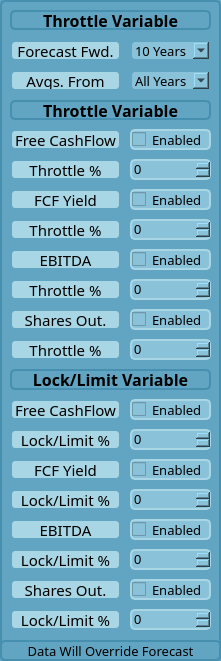
     <widget class="QFrame" name="frame_forecast_controlpanel">
      <property name="geometry">
       <rect>
        <x>10</x>
        <y>50</y>
        <width>221</width>
        <height>661</height>
       </rect>
      </property>
      <property name="font">
       <font>
        <pointsize>10</pointsize>
       </font>
      </property>
      <property name="styleSheet">
       <string notr="true">background-color: #61a5c2; 
border-radius: 5px;
border: 2px solid #468FAF;
</string>
      </property>
      <property name="frameShape">
       <enum>QFrame::StyledPanel</enum>
      </property>
      <property name="frameShadow">
       <enum>QFrame::Raised</enum>
      </property>
      <widget class="QLabel" name="label_forecast_throttle_9">
       <property name="geometry">
        <rect>
         <x>10</x>
         <y>159</y>
         <width>111</width>
         <height>21</height>
        </rect>
       </property>
       <property name="font">
        <font>
         <family>Bahnschrift SemiLight</family>
         <pointsize>11</pointsize>
         <bold>false</bold>
        </font>
       </property>
       <property name="autoFillBackground">
        <bool>false</bool>
       </property>
       <property name="styleSheet">
        <string notr="true">QLabel {
background-color: #A9D6E5;
border-radius:5px;
border: 2px solid #61A5C2;
}</string>
       </property>
       <property name="text">
        <string>Throttle %</string>
       </property>
       <property name="alignment">
        <set>Qt::AlignCenter</set>
       </property>
      </widget>
      <widget class="QSpinBox" name="spinBox_forecast_throttlefcf">
       <property name="geometry">
        <rect>
         <x>130</x>
         <y>159</y>
         <width>81</width>
         <height>21</height>
        </rect>
       </property>
       <property name="font">
        <font>
         <pointsize>10</pointsize>
        </font>
       </property>
       <property name="styleSheet">
        <string notr="true">QSpinBox {
background-color: #89C2D9;
border-radius:5px;
border: 2px solid #A9D6E5;
}
QSpinBox:hover
 {
background-color: #A9D6E5;
border-radius:5px;
border: 2px solid #61A5C2;
}</string>
       </property>
      </widget>
      <widget class="QComboBox" name="comboBox_forecast_avgofyears">
       <property name="geometry">
        <rect>
         <x>130</x>
         <y>70</y>
         <width>81</width>
         <height>21</height>
        </rect>
       </property>
       <property name="font">
        <font>
         <family>Bahnschrift SemiLight</family>
         <pointsize>10</pointsize>
         <bold>false</bold>
        </font>
       </property>
       <property name="layoutDirection">
        <enum>Qt::LeftToRight</enum>
       </property>
       <property name="styleSheet">
        <string notr="true">QComboBox {
   background-color: #89c2d9;
	border-radius: 5px; 
	border:2px solid #61a5c2;
	text-align: center;
}
QComboBox:hover
{
   background-color:#468FAF;
   border:2px solid #2C7DA0;
}
</string>
       </property>
       <property name="sizeAdjustPolicy">
        <enum>QComboBox::AdjustToContentsOnFirstShow</enum>
       </property>
       <item>
        <property name="text">
         <string>All Years</string>
        </property>
       </item>
       <item>
        <property name="text">
         <string>10 Years</string>
        </property>
       </item>
       <item>
        <property name="text">
         <string>5 Years</string>
        </property>
       </item>
       <item>
        <property name="text">
         <string>3 Years</string>
        </property>
       </item>
      </widget>
      <widget class="QCheckBox" name="checkBox_forecast_enabledfcf">
       <property name="geometry">
        <rect>
         <x>130</x>
         <y>129</y>
         <width>81</width>
         <height>21</height>
        </rect>
       </property>
       <property name="font">
        <font>
         <family>Bahnschrift SemiLight</family>
         <pointsize>10</pointsize>
        </font>
       </property>
       <property name="styleSheet">
        <string notr="true">QCheckBox {
background-color: #89C2D9;
border-radius:5px;
border: 2px solid #A9D6E5;
}
QCheckBox:hover
 {
background-color: #A9D6E5;
border-radius:5px;
border: 2px solid #61A5C2;
}</string>
       </property>
       <property name="text">
        <string>Enabled</string>
       </property>
      </widget>
      <widget class="QLabel" name="label_forecast_throttle_12">
       <property name="geometry">
        <rect>
         <x>10</x>
         <y>129</y>
         <width>111</width>
         <height>21</height>
        </rect>
       </property>
       <property name="font">
        <font>
         <family>Bahnschrift SemiLight</family>
         <pointsize>11</pointsize>
         <bold>false</bold>
        </font>
       </property>
       <property name="autoFillBackground">
        <bool>false</bool>
       </property>
       <property name="styleSheet">
        <string notr="true">QLabel {
background-color: #A9D6E5;
border-radius:5px;
border: 2px solid #61A5C2;
}</string>
       </property>
       <property name="text">
        <string>Free CashFlow</string>
       </property>
       <property name="alignment">
        <set>Qt::AlignCenter</set>
       </property>
      </widget>
      <widget class="QLabel" name="label_forecast_throttle_13">
       <property name="geometry">
        <rect>
         <x>10</x>
         <y>70</y>
         <width>111</width>
         <height>21</height>
        </rect>
       </property>
       <property name="font">
        <font>
         <family>Bahnschrift SemiLight</family>
         <pointsize>11</pointsize>
         <bold>false</bold>
        </font>
       </property>
       <property name="autoFillBackground">
        <bool>false</bool>
       </property>
       <property name="styleSheet">
        <string notr="true">QLabel {
background-color: #A9D6E5;
border-radius:5px;
border: 2px solid #61A5C2;
}</string>
       </property>
       <property name="text">
        <string>Avgs. From</string>
       </property>
       <property name="alignment">
        <set>Qt::AlignCenter</set>
       </property>
      </widget>
      <widget class="QLabel" name="label_forecast_throttle_14">
       <property name="geometry">
        <rect>
         <x>10</x>
         <y>40</y>
         <width>111</width>
         <height>21</height>
        </rect>
       </property>
       <property name="font">
        <font>
         <family>Bahnschrift SemiLight</family>
         <pointsize>11</pointsize>
         <bold>false</bold>
        </font>
       </property>
       <property name="autoFillBackground">
        <bool>false</bool>
       </property>
       <property name="styleSheet">
        <string notr="true">QLabel {
background-color: #A9D6E5;
border-radius:5px;
border: 2px solid #61A5C2;
}</string>
       </property>
       <property name="text">
        <string>Forecast Fwd.</string>
       </property>
       <property name="alignment">
        <set>Qt::AlignCenter</set>
       </property>
      </widget>
      <widget class="QComboBox" name="comboBox_forecast_projectyears">
       <property name="geometry">
        <rect>
         <x>130</x>
         <y>40</y>
         <width>81</width>
         <height>21</height>
        </rect>
       </property>
       <property name="font">
        <font>
         <family>Bahnschrift SemiLight</family>
         <pointsize>10</pointsize>
         <bold>false</bold>
        </font>
       </property>
       <property name="layoutDirection">
        <enum>Qt::LeftToRight</enum>
       </property>
       <property name="styleSheet">
        <string notr="true">QComboBox {
   background-color: #89c2d9;
	border-radius: 5px; 
	border:2px solid #61a5c2;
	text-align: center;
}
QComboBox:hover
{
   background-color:#468FAF;
   border:2px solid #2C7DA0;
}
</string>
       </property>
       <property name="sizeAdjustPolicy">
        <enum>QComboBox::AdjustToContentsOnFirstShow</enum>
       </property>
       <item>
        <property name="text">
         <string>10 Years</string>
        </property>
       </item>
       <item>
        <property name="text">
         <string>7 Years</string>
        </property>
       </item>
       <item>
        <property name="text">
         <string>5 Years</string>
        </property>
       </item>
      </widget>
      <widget class="QCheckBox" name="checkBox_forecast_enabledebitda">
       <property name="geometry">
        <rect>
         <x>130</x>
         <y>249</y>
         <width>81</width>
         <height>21</height>
        </rect>
       </property>
       <property name="font">
        <font>
         <family>Bahnschrift SemiLight</family>
         <pointsize>10</pointsize>
        </font>
       </property>
       <property name="styleSheet">
        <string notr="true">QCheckBox {
background-color: #89C2D9;
border-radius:5px;
border: 2px solid #A9D6E5;
}
QCheckBox:hover
 {
background-color: #A9D6E5;
border-radius:5px;
border: 2px solid #61A5C2;
}</string>
       </property>
       <property name="text">
        <string>Enabled</string>
       </property>
      </widget>
      <widget class="QSpinBox" name="spinBox_forecast_throttleebitda">
       <property name="geometry">
        <rect>
         <x>130</x>
         <y>279</y>
         <width>81</width>
         <height>21</height>
        </rect>
       </property>
       <property name="font">
        <font>
         <pointsize>10</pointsize>
        </font>
       </property>
       <property name="styleSheet">
        <string notr="true">QSpinBox {
background-color: #89C2D9;
border-radius:5px;
border: 2px solid #A9D6E5;
}
QSpinBox:hover
 {
background-color: #A9D6E5;
border-radius:5px;
border: 2px solid #61A5C2;
}</string>
       </property>
      </widget>
      <widget class="QLabel" name="label_forecast_throttle_15">
       <property name="geometry">
        <rect>
         <x>10</x>
         <y>249</y>
         <width>111</width>
         <height>21</height>
        </rect>
       </property>
       <property name="font">
        <font>
         <family>Bahnschrift SemiLight</family>
         <pointsize>11</pointsize>
         <bold>false</bold>
        </font>
       </property>
       <property name="autoFillBackground">
        <bool>false</bool>
       </property>
       <property name="styleSheet">
        <string notr="true">QLabel {
background-color: #A9D6E5;
border-radius:5px;
border: 2px solid #61A5C2;
}</string>
       </property>
       <property name="text">
        <string>EBITDA</string>
       </property>
       <property name="alignment">
        <set>Qt::AlignCenter</set>
       </property>
      </widget>
      <widget class="QLabel" name="label_forecast_throttle_16">
       <property name="geometry">
        <rect>
         <x>10</x>
         <y>279</y>
         <width>111</width>
         <height>21</height>
        </rect>
       </property>
       <property name="font">
        <font>
         <family>Bahnschrift SemiLight</family>
         <pointsize>11</pointsize>
         <bold>false</bold>
        </font>
       </property>
       <property name="autoFillBackground">
        <bool>false</bool>
       </property>
       <property name="styleSheet">
        <string notr="true">QLabel {
background-color: #A9D6E5;
border-radius:5px;
border: 2px solid #61A5C2;
}</string>
       </property>
       <property name="text">
        <string>Throttle %</string>
       </property>
       <property name="alignment">
        <set>Qt::AlignCenter</set>
       </property>
      </widget>
      <widget class="QLabel" name="label_forecast_throttle_19">
       <property name="geometry">
        <rect>
         <x>10</x>
         <y>100</y>
         <width>201</width>
         <height>20</height>
        </rect>
       </property>
       <property name="font">
        <font>
         <family>Bahnschrift SemiLight</family>
         <pointsize>12</pointsize>
         <bold>true</bold>
        </font>
       </property>
       <property name="styleSheet">
        <string notr="true">background-color: #61a5c2;
border: 2px solid #468FAF;</string>
       </property>
       <property name="text">
        <string>Throttle Variable</string>
       </property>
       <property name="alignment">
        <set>Qt::AlignCenter</set>
       </property>
      </widget>
      <widget class="QCheckBox" name="checkBox_forecast_enabledfcfyield">
       <property name="geometry">
        <rect>
         <x>130</x>
         <y>189</y>
         <width>81</width>
         <height>21</height>
        </rect>
       </property>
       <property name="font">
        <font>
         <family>Bahnschrift SemiLight</family>
         <pointsize>10</pointsize>
        </font>
       </property>
       <property name="styleSheet">
        <string notr="true">QCheckBox {
background-color: #89C2D9;
border-radius:5px;
border: 2px solid #A9D6E5;
}
QCheckBox:hover
 {
background-color: #A9D6E5;
border-radius:5px;
border: 2px solid #61A5C2;
}</string>
       </property>
       <property name="text">
        <string>Enabled</string>
       </property>
      </widget>
      <widget class="QLabel" name="label_forecast_throttle_17">
       <property name="geometry">
        <rect>
         <x>10</x>
         <y>189</y>
         <width>111</width>
         <height>21</height>
        </rect>
       </property>
       <property name="font">
        <font>
         <family>Bahnschrift SemiLight</family>
         <pointsize>11</pointsize>
         <bold>false</bold>
        </font>
       </property>
       <property name="autoFillBackground">
        <bool>false</bool>
       </property>
       <property name="styleSheet">
        <string notr="true">QLabel {
background-color: #A9D6E5;
border-radius:5px;
border: 2px solid #61A5C2;
}</string>
       </property>
       <property name="text">
        <string>FCF Yield</string>
       </property>
       <property name="alignment">
        <set>Qt::AlignCenter</set>
       </property>
      </widget>
      <widget class="QLabel" name="label_forecast_throttle_18">
       <property name="geometry">
        <rect>
         <x>10</x>
         <y>219</y>
         <width>111</width>
         <height>21</height>
        </rect>
       </property>
       <property name="font">
        <font>
         <family>Bahnschrift SemiLight</family>
         <pointsize>11</pointsize>
         <bold>false</bold>
        </font>
       </property>
       <property name="autoFillBackground">
        <bool>false</bool>
       </property>
       <property name="styleSheet">
        <string notr="true">QLabel {
background-color: #A9D6E5;
border-radius:5px;
border: 2px solid #61A5C2;
}</string>
       </property>
       <property name="text">
        <string>Throttle %</string>
       </property>
       <property name="alignment">
        <set>Qt::AlignCenter</set>
       </property>
      </widget>
      <widget class="QSpinBox" name="spinBox_forecast_throttlefcfyield">
       <property name="geometry">
        <rect>
         <x>130</x>
         <y>219</y>
         <width>81</width>
         <height>21</height>
        </rect>
       </property>
       <property name="font">
        <font>
         <pointsize>10</pointsize>
        </font>
       </property>
       <property name="styleSheet">
        <string notr="true">QSpinBox {
background-color: #89C2D9;
border-radius:5px;
border: 2px solid #A9D6E5;
}
QSpinBox:hover
 {
background-color: #A9D6E5;
border-radius:5px;
border: 2px solid #61A5C2;
}</string>
       </property>
      </widget>
      <widget class="QLabel" name="label_forecast_throttle_20">
       <property name="geometry">
        <rect>
         <x>10</x>
         <y>369</y>
         <width>201</width>
         <height>21</height>
        </rect>
       </property>
       <property name="font">
        <font>
         <family>Bahnschrift SemiLight</family>
         <pointsize>12</pointsize>
         <bold>true</bold>
        </font>
       </property>
       <property name="styleSheet">
        <string notr="true">background-color: #61a5c2;
border: 2px solid #468FAF;</string>
       </property>
       <property name="text">
        <string>Lock/Limit Variable</string>
       </property>
       <property name="alignment">
        <set>Qt::AlignCenter</set>
       </property>
      </widget>
      <widget class="QCheckBox" name="checkBox_forecast_enabledshares">
       <property name="geometry">
        <rect>
         <x>130</x>
         <y>309</y>
         <width>81</width>
         <height>21</height>
        </rect>
       </property>
       <property name="font">
        <font>
         <family>Bahnschrift SemiLight</family>
         <pointsize>10</pointsize>
        </font>
       </property>
       <property name="styleSheet">
        <string notr="true">QCheckBox {
background-color: #89C2D9;
border-radius:5px;
border: 2px solid #A9D6E5;
}
QCheckBox:hover
 {
background-color: #A9D6E5;
border-radius:5px;
border: 2px solid #61A5C2;
}</string>
       </property>
       <property name="text">
        <string>Enabled</string>
       </property>
      </widget>
      <widget class="QLabel" name="label_forecast_throttle">
       <property name="geometry">
        <rect>
         <x>10</x>
         <y>309</y>
         <width>111</width>
         <height>21</height>
        </rect>
       </property>
       <property name="font">
        <font>
         <family>Bahnschrift SemiLight</family>
         <pointsize>11</pointsize>
         <bold>false</bold>
        </font>
       </property>
       <property name="autoFillBackground">
        <bool>false</bool>
       </property>
       <property name="styleSheet">
        <string notr="true">QLabel {
background-color: #A9D6E5;
border-radius:5px;
border: 2px solid #61A5C2;
}</string>
       </property>
       <property name="text">
        <string>Shares Out.</string>
       </property>
       <property name="alignment">
        <set>Qt::AlignCenter</set>
       </property>
      </widget>
      <widget class="QLabel" name="label_forecast_throttle_2">
       <property name="geometry">
        <rect>
         <x>10</x>
         <y>339</y>
         <width>111</width>
         <height>21</height>
        </rect>
       </property>
       <property name="font">
        <font>
         <family>Bahnschrift SemiLight</family>
         <pointsize>11</pointsize>
         <bold>false</bold>
        </font>
       </property>
       <property name="autoFillBackground">
        <bool>false</bool>
       </property>
       <property name="styleSheet">
        <string notr="true">QLabel {
background-color: #A9D6E5;
border-radius:5px;
border: 2px solid #61A5C2;
}</string>
       </property>
       <property name="text">
        <string>Throttle %</string>
       </property>
       <property name="alignment">
        <set>Qt::AlignCenter</set>
       </property>
      </widget>
      <widget class="QSpinBox" name="spinBox_forecast_throttlesharesout">
       <property name="geometry">
        <rect>
         <x>130</x>
         <y>339</y>
         <width>81</width>
         <height>21</height>
        </rect>
       </property>
       <property name="font">
        <font>
         <pointsize>10</pointsize>
        </font>
       </property>
       <property name="styleSheet">
        <string notr="true">QSpinBox {
background-color: #89C2D9;
border-radius:5px;
border: 2px solid #A9D6E5;
}
QSpinBox:hover
 {
background-color: #A9D6E5;
border-radius:5px;
border: 2px solid #61A5C2;
}</string>
       </property>
      </widget>
      <widget class="QCheckBox" name="checkBox_forecast_lockenabled_ebitda">
       <property name="geometry">
        <rect>
         <x>130</x>
         <y>519</y>
         <width>81</width>
         <height>21</height>
        </rect>
       </property>
       <property name="font">
        <font>
         <family>Bahnschrift SemiLight</family>
         <pointsize>10</pointsize>
        </font>
       </property>
       <property name="styleSheet">
        <string notr="true">QCheckBox {
background-color: #89C2D9;
border-radius:5px;
border: 2px solid #A9D6E5;
}
QCheckBox:hover
 {
background-color: #A9D6E5;
border-radius:5px;
border: 2px solid #61A5C2;
}</string>
       </property>
       <property name="text">
        <string>Enabled</string>
       </property>
      </widget>
      <widget class="QCheckBox" name="checkBox_forecast_lockenabled_fcf">
       <property name="geometry">
        <rect>
         <x>130</x>
         <y>399</y>
         <width>81</width>
         <height>21</height>
        </rect>
       </property>
       <property name="font">
        <font>
         <family>Bahnschrift SemiLight</family>
         <pointsize>10</pointsize>
        </font>
       </property>
       <property name="styleSheet">
        <string notr="true">QCheckBox {
background-color: #89C2D9;
border-radius:5px;
border: 2px solid #A9D6E5;
}
QCheckBox:hover
 {
background-color: #A9D6E5;
border-radius:5px;
border: 2px solid #61A5C2;
}</string>
       </property>
       <property name="text">
        <string>Enabled</string>
       </property>
      </widget>
      <widget class="QLabel" name="label_forecast_throttle_3">
       <property name="geometry">
        <rect>
         <x>10</x>
         <y>399</y>
         <width>111</width>
         <height>21</height>
        </rect>
       </property>
       <property name="font">
        <font>
         <family>Bahnschrift SemiLight</family>
         <pointsize>11</pointsize>
         <bold>false</bold>
        </font>
       </property>
       <property name="autoFillBackground">
        <bool>false</bool>
       </property>
       <property name="styleSheet">
        <string notr="true">QLabel {
background-color: #A9D6E5;
border-radius:5px;
border: 2px solid #61A5C2;
}</string>
       </property>
       <property name="text">
        <string>Free CashFlow</string>
       </property>
       <property name="alignment">
        <set>Qt::AlignCenter</set>
       </property>
      </widget>
      <widget class="QLabel" name="label_forecast_throttle_4">
       <property name="geometry">
        <rect>
         <x>10</x>
         <y>459</y>
         <width>111</width>
         <height>21</height>
        </rect>
       </property>
       <property name="font">
        <font>
         <family>Bahnschrift SemiLight</family>
         <pointsize>11</pointsize>
         <bold>false</bold>
        </font>
       </property>
       <property name="autoFillBackground">
        <bool>false</bool>
       </property>
       <property name="styleSheet">
        <string notr="true">QLabel {
background-color: #A9D6E5;
border-radius:5px;
border: 2px solid #61A5C2;
}</string>
       </property>
       <property name="text">
        <string>FCF Yield</string>
       </property>
       <property name="alignment">
        <set>Qt::AlignCenter</set>
       </property>
      </widget>
      <widget class="QLabel" name="label_forecast_throttle_5">
       <property name="geometry">
        <rect>
         <x>10</x>
         <y>579</y>
         <width>111</width>
         <height>21</height>
        </rect>
       </property>
       <property name="font">
        <font>
         <family>Bahnschrift SemiLight</family>
         <pointsize>11</pointsize>
         <bold>false</bold>
        </font>
       </property>
       <property name="autoFillBackground">
        <bool>false</bool>
       </property>
       <property name="styleSheet">
        <string notr="true">QLabel {
background-color: #A9D6E5;
border-radius:5px;
border: 2px solid #61A5C2;
}</string>
       </property>
       <property name="text">
        <string>Shares Out.</string>
       </property>
       <property name="alignment">
        <set>Qt::AlignCenter</set>
       </property>
      </widget>
      <widget class="QCheckBox" name="checkBox_forecast_lockenabled_fcfyield">
       <property name="geometry">
        <rect>
         <x>130</x>
         <y>459</y>
         <width>81</width>
         <height>21</height>
        </rect>
       </property>
       <property name="font">
        <font>
         <family>Bahnschrift SemiLight</family>
         <pointsize>10</pointsize>
        </font>
       </property>
       <property name="styleSheet">
        <string notr="true">QCheckBox {
background-color: #89C2D9;
border-radius:5px;
border: 2px solid #A9D6E5;
}
QCheckBox:hover
 {
background-color: #A9D6E5;
border-radius:5px;
border: 2px solid #61A5C2;
}</string>
       </property>
       <property name="text">
        <string>Enabled</string>
       </property>
      </widget>
      <widget class="QSpinBox" name="spinBox_forecast_lockfcf">
       <property name="geometry">
        <rect>
         <x>130</x>
         <y>429</y>
         <width>81</width>
         <height>21</height>
        </rect>
       </property>
       <property name="font">
        <font>
         <pointsize>10</pointsize>
        </font>
       </property>
       <property name="styleSheet">
        <string notr="true">QSpinBox {
background-color: #89C2D9;
border-radius:5px;
border: 2px solid #A9D6E5;
}
QSpinBox:hover
 {
background-color: #A9D6E5;
border-radius:5px;
border: 2px solid #61A5C2;
}</string>
       </property>
      </widget>
      <widget class="QCheckBox" name="checkBox_forecast_lockenabled_shares">
       <property name="geometry">
        <rect>
         <x>130</x>
         <y>579</y>
         <width>81</width>
         <height>21</height>
        </rect>
       </property>
       <property name="font">
        <font>
         <family>Bahnschrift SemiLight</family>
         <pointsize>10</pointsize>
        </font>
       </property>
       <property name="styleSheet">
        <string notr="true">QCheckBox {
background-color: #89C2D9;
border-radius:5px;
border: 2px solid #A9D6E5;
}
QCheckBox:hover
 {
background-color: #A9D6E5;
border-radius:5px;
border: 2px solid #61A5C2;
}</string>
       </property>
       <property name="text">
        <string>Enabled</string>
       </property>
      </widget>
      <widget class="QSpinBox" name="spinBox_forecast_lockshares">
       <property name="geometry">
        <rect>
         <x>130</x>
         <y>609</y>
         <width>81</width>
         <height>21</height>
        </rect>
       </property>
       <property name="font">
        <font>
         <pointsize>10</pointsize>
        </font>
       </property>
       <property name="styleSheet">
        <string notr="true">QSpinBox {
background-color: #89C2D9;
border-radius:5px;
border: 2px solid #A9D6E5;
}
QSpinBox:hover
 {
background-color: #A9D6E5;
border-radius:5px;
border: 2px solid #61A5C2;
}</string>
       </property>
      </widget>
      <widget class="QLabel" name="label_forecast_throttle_6">
       <property name="geometry">
        <rect>
         <x>10</x>
         <y>519</y>
         <width>111</width>
         <height>21</height>
        </rect>
       </property>
       <property name="font">
        <font>
         <family>Bahnschrift SemiLight</family>
         <pointsize>11</pointsize>
         <bold>false</bold>
        </font>
       </property>
       <property name="autoFillBackground">
        <bool>false</bool>
       </property>
       <property name="styleSheet">
        <string notr="true">QLabel {
background-color: #A9D6E5;
border-radius:5px;
border: 2px solid #61A5C2;
}</string>
       </property>
       <property name="text">
        <string>EBITDA</string>
       </property>
       <property name="alignment">
        <set>Qt::AlignCenter</set>
       </property>
      </widget>
      <widget class="QSpinBox" name="spinBox_forecast_lockfcfyield">
       <property name="geometry">
        <rect>
         <x>130</x>
         <y>489</y>
         <width>81</width>
         <height>21</height>
        </rect>
       </property>
       <property name="font">
        <font>
         <pointsize>10</pointsize>
        </font>
       </property>
       <property name="styleSheet">
        <string notr="true">QSpinBox {
background-color: #89C2D9;
border-radius:5px;
border: 2px solid #A9D6E5;
}
QSpinBox:hover
 {
background-color: #A9D6E5;
border-radius:5px;
border: 2px solid #61A5C2;
}</string>
       </property>
      </widget>
      <widget class="QSpinBox" name="spinBox_forecast_lockebitda">
       <property name="geometry">
        <rect>
         <x>130</x>
         <y>549</y>
         <width>81</width>
         <height>21</height>
        </rect>
       </property>
       <property name="font">
        <font>
         <pointsize>10</pointsize>
        </font>
       </property>
       <property name="styleSheet">
        <string notr="true">QSpinBox {
background-color: #89C2D9;
border-radius:5px;
border: 2px solid #A9D6E5;
}
QSpinBox:hover
 {
background-color: #A9D6E5;
border-radius:5px;
border: 2px solid #61A5C2;
}</string>
       </property>
      </widget>
      <widget class="QLabel" name="label_forecast_throttle_7">
       <property name="geometry">
        <rect>
         <x>10</x>
         <y>429</y>
         <width>111</width>
         <height>21</height>
        </rect>
       </property>
       <property name="font">
        <font>
         <family>Bahnschrift SemiLight</family>
         <pointsize>11</pointsize>
         <bold>false</bold>
        </font>
       </property>
       <property name="autoFillBackground">
        <bool>false</bool>
       </property>
       <property name="styleSheet">
        <string notr="true">QLabel {
background-color: #A9D6E5;
border-radius:5px;
border: 2px solid #61A5C2;
}</string>
       </property>
       <property name="text">
        <string>Lock/Limit %</string>
       </property>
       <property name="alignment">
        <set>Qt::AlignCenter</set>
       </property>
      </widget>
      <widget class="QLabel" name="label_forecast_throttle_8">
       <property name="geometry">
        <rect>
         <x>10</x>
         <y>489</y>
         <width>111</width>
         <height>21</height>
        </rect>
       </property>
       <property name="font">
        <font>
         <family>Bahnschrift SemiLight</family>
         <pointsize>11</pointsize>
         <bold>false</bold>
        </font>
       </property>
       <property name="autoFillBackground">
        <bool>false</bool>
       </property>
       <property name="styleSheet">
        <string notr="true">QLabel {
background-color: #A9D6E5;
border-radius:5px;
border: 2px solid #61A5C2;
}</string>
       </property>
       <property name="text">
        <string>Lock/Limit %</string>
       </property>
       <property name="alignment">
        <set>Qt::AlignCenter</set>
       </property>
      </widget>
      <widget class="QLabel" name="label_forecast_throttle_10">
       <property name="geometry">
        <rect>
         <x>10</x>
         <y>549</y>
         <width>111</width>
         <height>21</height>
        </rect>
       </property>
       <property name="font">
        <font>
         <family>Bahnschrift SemiLight</family>
         <pointsize>11</pointsize>
         <bold>false</bold>
        </font>
       </property>
       <property name="autoFillBackground">
        <bool>false</bool>
       </property>
       <property name="styleSheet">
        <string notr="true">QLabel {
background-color: #A9D6E5;
border-radius:5px;
border: 2px solid #61A5C2;
}</string>
       </property>
       <property name="text">
        <string>Lock/Limit %</string>
       </property>
       <property name="alignment">
        <set>Qt::AlignCenter</set>
       </property>
      </widget>
      <widget class="QLabel" name="label_forecast_throttle_11">
       <property name="geometry">
        <rect>
         <x>10</x>
         <y>609</y>
         <width>111</width>
         <height>21</height>
        </rect>
       </property>
       <property name="font">
        <font>
         <family>Bahnschrift SemiLight</family>
         <pointsize>11</pointsize>
         <bold>false</bold>
        </font>
       </property>
       <property name="autoFillBackground">
        <bool>false</bool>
       </property>
       <property name="styleSheet">
        <string notr="true">QLabel {
background-color: #A9D6E5;
border-radius:5px;
border: 2px solid #61A5C2;
}</string>
       </property>
       <property name="text">
        <string>Lock/Limit %</string>
       </property>
       <property name="alignment">
        <set>Qt::AlignCenter</set>
       </property>
      </widget>
      <widget class="QLabel" name="label_forecast_throttle_21">
       <property name="geometry">
        <rect>
         <x>10</x>
         <y>10</y>
         <width>201</width>
         <height>20</height>
        </rect>
       </property>
       <property name="font">
        <font>
         <family>Bahnschrift SemiLight</family>
         <pointsize>12</pointsize>
         <bold>true</bold>
        </font>
       </property>
       <property name="styleSheet">
        <string notr="true">background-color: #61a5c2;
border: 2px solid #468FAF;</string>
       </property>
       <property name="text">
        <string>Throttle Variable</string>
       </property>
       <property name="alignment">
        <set>Qt::AlignCenter</set>
       </property>
      </widget>
      <widget class="QLabel" name="label_forecast_throttle_22">
       <property name="geometry">
        <rect>
         <x>0</x>
         <y>640</y>
         <width>221</width>
         <height>21</height>
        </rect>
       </property>
       <property name="font">
        <font>
         <family>Bahnschrift SemiLight</family>
         <pointsize>10</pointsize>
         <bold>false</bold>
        </font>
       </property>
       <property name="styleSheet">
        <string notr="true">background-color: #61a5c2;
border: 2px solid #468FAF;</string>
       </property>
       <property name="text">
        <string>Data Will Override Forecast</string>
       </property>
       <property name="alignment">
        <set>Qt::AlignCenter</set>
       </property>
      </widget>
     </widget>
